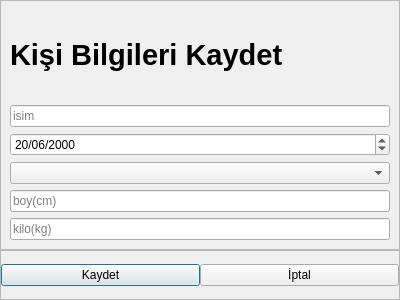
<?xml version="1.0" encoding="UTF-8"?>
<ui version="4.0">
 <class>addnew</class>
 <widget class="QDialog" name="addnew">
  <property name="geometry">
   <rect>
    <x>0</x>
    <y>0</y>
    <width>400</width>
    <height>300</height>
   </rect>
  </property>
  <property name="windowTitle">
   <string>DietApp</string>
  </property>
  <property name="windowIcon">
   <iconset resource="img.qrc">
    <normaloff>:/img/img/icon.jpeg</normaloff>:/img/img/icon.jpeg</iconset>
  </property>
  <layout class="QVBoxLayout" name="verticalLayout">
   <property name="spacing">
    <number>0</number>
   </property>
   <property name="leftMargin">
    <number>0</number>
   </property>
   <property name="topMargin">
    <number>0</number>
   </property>
   <property name="rightMargin">
    <number>0</number>
   </property>
   <property name="bottomMargin">
    <number>0</number>
   </property>
   <item>
    <widget class="QFrame" name="frame">
     <property name="frameShape">
      <enum>QFrame::StyledPanel</enum>
     </property>
     <property name="frameShadow">
      <enum>QFrame::Raised</enum>
     </property>
     <layout class="QVBoxLayout" name="verticalLayout_2">
      <item>
       <widget class="QLabel" name="label">
        <property name="font">
         <font>
          <pointsize>22</pointsize>
          <bold>true</bold>
         </font>
        </property>
        <property name="text">
         <string>Kişi Bilgileri Kaydet</string>
        </property>
       </widget>
      </item>
      <item>
       <widget class="QLineEdit" name="isim">
        <property name="maxLength">
         <number>30</number>
        </property>
        <property name="placeholderText">
         <string>isim</string>
        </property>
       </widget>
      </item>
      <item>
       <widget class="QDateEdit" name="dateEdit">
        <property name="inputMethodHints">
         <set>Qt::ImhNone</set>
        </property>
        <property name="displayFormat">
         <string>dd/MM/yyyy</string>
        </property>
        <property name="date">
         <date>
          <year>2000</year>
          <month>6</month>
          <day>20</day>
         </date>
        </property>
       </widget>
      </item>
      <item>
       <widget class="QComboBox" name="cinsiyet">
        <property name="editable">
         <bool>false</bool>
        </property>
        <property name="currentIndex">
         <number>-1</number>
        </property>
        <property name="placeholderText">
         <string>-Cinsiyet Seçiniz-</string>
        </property>
        <property name="frame">
         <bool>true</bool>
        </property>
        <item>
         <property name="text">
          <string>Erkek</string>
         </property>
        </item>
        <item>
         <property name="text">
          <string>Kadın</string>
         </property>
        </item>
       </widget>
      </item>
      <item>
       <widget class="QLineEdit" name="boy">
        <property name="inputMethodHints">
         <set>Qt::ImhPreferNumbers</set>
        </property>
        <property name="text">
         <string/>
        </property>
        <property name="maxLength">
         <number>3</number>
        </property>
        <property name="placeholderText">
         <string>boy(cm)</string>
        </property>
       </widget>
      </item>
      <item>
       <widget class="QLineEdit" name="kilo">
        <property name="inputMethodHints">
         <set>Qt::ImhNone</set>
        </property>
        <property name="maxLength">
         <number>3</number>
        </property>
        <property name="placeholderText">
         <string>kilo(kg)</string>
        </property>
       </widget>
      </item>
     </layout>
    </widget>
   </item>
   <item>
    <widget class="QFrame" name="buttonsFrame">
     <property name="maximumSize">
      <size>
       <width>16777215</width>
       <height>50</height>
      </size>
     </property>
     <property name="frameShape">
      <enum>QFrame::StyledPanel</enum>
     </property>
     <property name="frameShadow">
      <enum>QFrame::Raised</enum>
     </property>
     <layout class="QHBoxLayout" name="horizontalLayout">
      <property name="spacing">
       <number>0</number>
      </property>
      <property name="leftMargin">
       <number>0</number>
      </property>
      <property name="topMargin">
       <number>0</number>
      </property>
      <property name="rightMargin">
       <number>0</number>
      </property>
      <property name="bottomMargin">
       <number>0</number>
      </property>
      <item>
       <widget class="QPushButton" name="kaydet">
        <property name="text">
         <string>Kaydet</string>
        </property>
       </widget>
      </item>
      <item>
       <widget class="QPushButton" name="pushButton_2">
        <property name="text">
         <string>İptal</string>
        </property>
       </widget>
      </item>
     </layout>
    </widget>
   </item>
  </layout>
 </widget>
 <resources>
  <include location="img.qrc"/>
 </resources>
 <connections>
  <connection>
   <sender>pushButton_2</sender>
   <signal>clicked()</signal>
   <receiver>addnew</receiver>
   <slot>close()</slot>
   <hints>
    <hint type="sourcelabel">
     <x>308</x>
     <y>271</y>
    </hint>
    <hint type="destinationlabel">
     <x>407</x>
     <y>177</y>
    </hint>
   </hints>
  </connection>
 </connections>
</ui>
